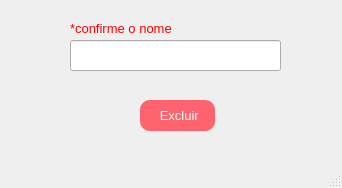
<?xml version="1.0" encoding="UTF-8"?>
<ui version="4.0">
 <class>MainWindow</class>
 <widget class="QMainWindow" name="MainWindow">
  <property name="geometry">
   <rect>
    <x>0</x>
    <y>0</y>
    <width>342</width>
    <height>188</height>
   </rect>
  </property>
  <property name="minimumSize">
   <size>
    <width>342</width>
    <height>188</height>
   </size>
  </property>
  <property name="maximumSize">
   <size>
    <width>342</width>
    <height>188</height>
   </size>
  </property>
  <property name="windowTitle">
   <string>MainWindow</string>
  </property>
  <widget class="QWidget" name="centralwidget">
   <widget class="QPushButton" name="pushButton">
    <property name="geometry">
     <rect>
      <x>140</x>
      <y>100</y>
      <width>75</width>
      <height>31</height>
     </rect>
    </property>
    <property name="font">
     <font>
      <pointsize>10</pointsize>
     </font>
    </property>
    <property name="styleSheet">
     <string notr="true">color: rgb(255, 255, 255);
background-color: rgb(255, 99, 109);
border-radius: 10px;
padding: 5px;</string>
    </property>
    <property name="text">
     <string> Excluir</string>
    </property>
    <property name="icon">
     <iconset>
      <normaloff>Imagens/Apagar.png</normaloff>Imagens/Apagar.png</iconset>
    </property>
   </widget>
   <widget class="QLineEdit" name="confirmanome">
    <property name="geometry">
     <rect>
      <x>70</x>
      <y>40</y>
      <width>211</width>
      <height>31</height>
     </rect>
    </property>
    <property name="font">
     <font>
      <pointsize>10</pointsize>
     </font>
    </property>
    <property name="styleSheet">
     <string notr="true">color: rgb(81, 81, 81);</string>
    </property>
   </widget>
   <widget class="QLabel" name="label">
    <property name="geometry">
     <rect>
      <x>70</x>
      <y>20</y>
      <width>111</width>
      <height>16</height>
     </rect>
    </property>
    <property name="font">
     <font>
      <pointsize>10</pointsize>
     </font>
    </property>
    <property name="styleSheet">
     <string notr="true">color: rgb(255, 0, 0);</string>
    </property>
    <property name="text">
     <string>*confirme o nome</string>
    </property>
   </widget>
  </widget>
  <widget class="QMenuBar" name="menubar">
   <property name="geometry">
    <rect>
     <x>0</x>
     <y>0</y>
     <width>342</width>
     <height>21</height>
    </rect>
   </property>
  </widget>
  <widget class="QStatusBar" name="statusbar"/>
 </widget>
 <resources/>
 <connections/>
</ui>
